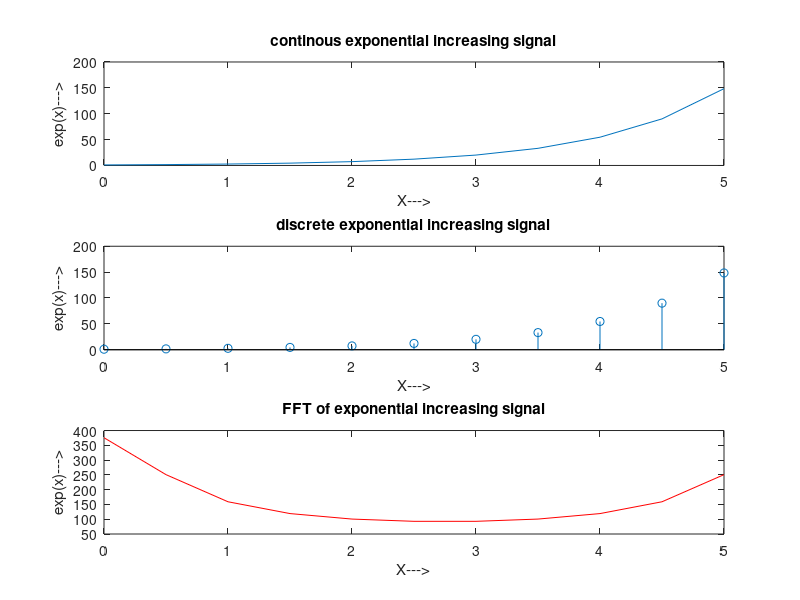

MATLAB code for this plot:
%Generation of increasing exponential signal
clc;
close all;
clear all;
x = 0:0.5:5;
y = exp(x);
u = abs(fft(y));
subplot(311)
plot(x,y)
title('continous exponential increasing signal')
xlabel('X--->')
ylabel('exp(x)--->')
subplot(312)
stem(x,y)
title('discrete exponential increasing signal')
xlabel('X--->')
ylabel('exp(x)--->')
subplot(313)
plot(x,u,'r')
title('FFT of exponential increasing signal')
xlabel('X--->')
ylabel('exp(x)--->')